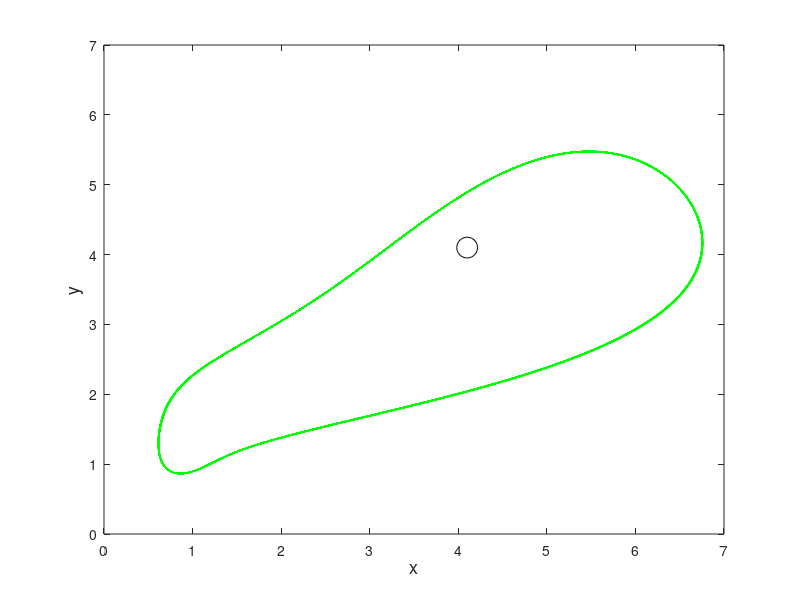
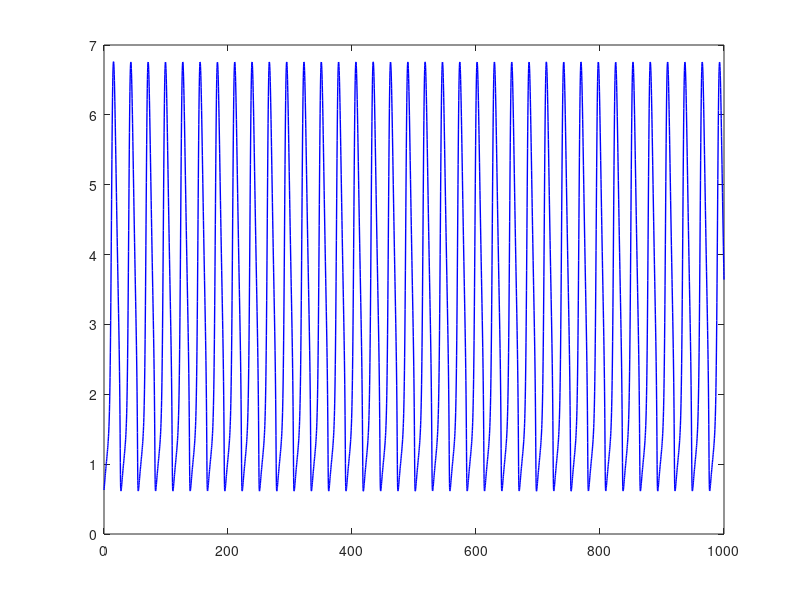

MATLAB code for these plots, in order:
clear; clc;
rr=1;
K=10;
m=0.54;
a=1.25;
b=-1.65;
h=1;
s=0.4;

uo = [0.6307];
vo = [1.089];
col=['b'];
tfinal=[1000];
for j=1:length(uo)
Trophic=@(t,x) [rr*x(1)*(1-x(1)/K)-(m*x(1)^(2)*x(2))/(a*x(1)^2+b*x(1)+1);...
                s*x(2)*(1-x(2)/(h*x(1)))];
uo_tem=[uo(j) vo(j)]; 
tspan=[0 tfinal(j)];
options = odeset('InitialStep',1,'MaxStep',1);
[t, A]=ode45(Trophic,tspan,uo_tem,options);

u=A(:,1);
v=A(:,2);

% subplot(1,3,1)
plot(u,v,'g','LineWidth',1.); hold on;
axis([0 7 0 7]) 
set(gcf,'color','w')
xlabel('x','FontSize',13);
ylabel('y','FontSize',13);
box on;
% plot(1,1,'k.','MarkerSize',15); hold on;
% txt = {'E_{1}'}; text(1.1,1.1,txt);
% plot(4.3,5.,'k.','MarkerSize',5); hold on;
plot(4.1,4.1,'ko','MarkerSize',15); hold on;
% plot(2.2,4.4,'k.','MarkerSize',15); hold on;
% plot(1.5,4.2,'k.','MarkerSize',15); hold on;
% plot(0.5,3.1,'k.','MarkerSize',15); hold on;
% plot(0.4,2.2,'k.','MarkerSize',15); hold on;
% plot(0.6,1.3,'k.','MarkerSize',15); hold on;

% txt = {'E_{3}'}; text(4.,3.5,txt);
% txt = {'E_{2}'}; text(2.2,1.8,txt);
% txt = {'\Gamma_{2}'}; text(0.6,0.9,txt);
% txt = {'\Gamma_{1}'}; text(0.75,1.3,txt);
% txt = {'\Gamma_{3}'}; text(4.1,4.7,txt);
% 

% subplot(1,3,3)
figure(2)
plot(t,u,col(j),'LineWidth',1.); hold on;
% axis([3 4.7 3.3 4.7]) 
% set(gcf,'color','w')
% xlabel('x','FontSize',13);
% ylabel('y','FontSize',13);
% box on;
% plot(4,4,'k.','MarkerSize',15); hold on;
% % txt = {'E_{3}'}; text(4.,3.5,txt);


end
